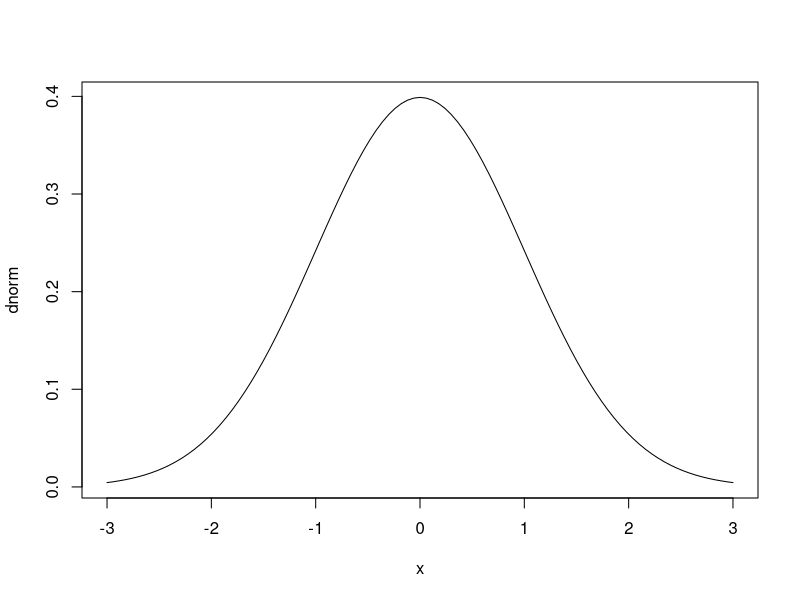
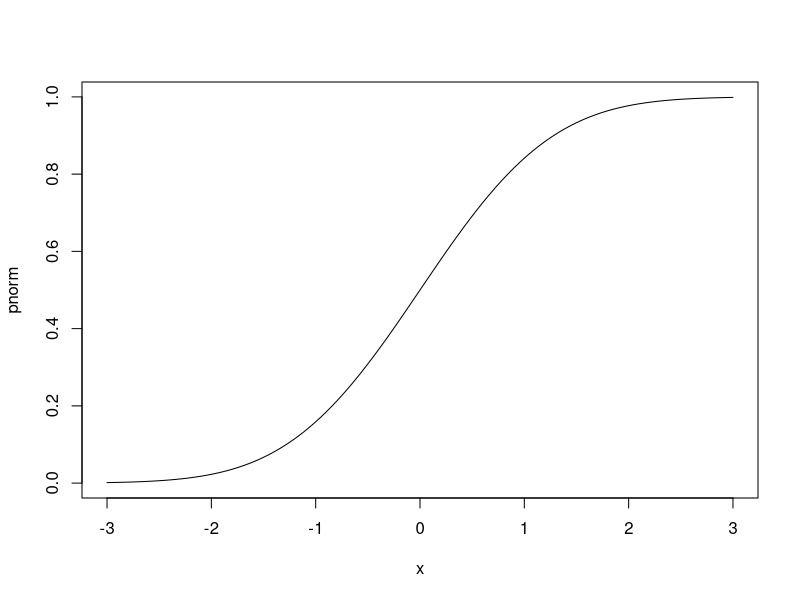

Reproduce these figures in R, in order.
## ---- chunk 1
library(tufte)
library(xtable)
library(knitr, quietly = TRUE)
opts_chunk$set(
               cache = TRUE,
               tidy = FALSE,
               comment = "#",
               collapse = TRUE,
               fig.align = "center",
               fig.path = "figures/",
               cache.path = "cache/"
           )
## ---- chunk 2
dnorm(-1)
## ---- chunk 3
pnorm(-1)
## ---- chunk 4
qnorm(0.975)
## ---- chunk 5
rnorm(10)
## ---- chunk 6
plot(dnorm, -3, 3) 
## ---- chunk 7
plot(pnorm, -3, 3)
